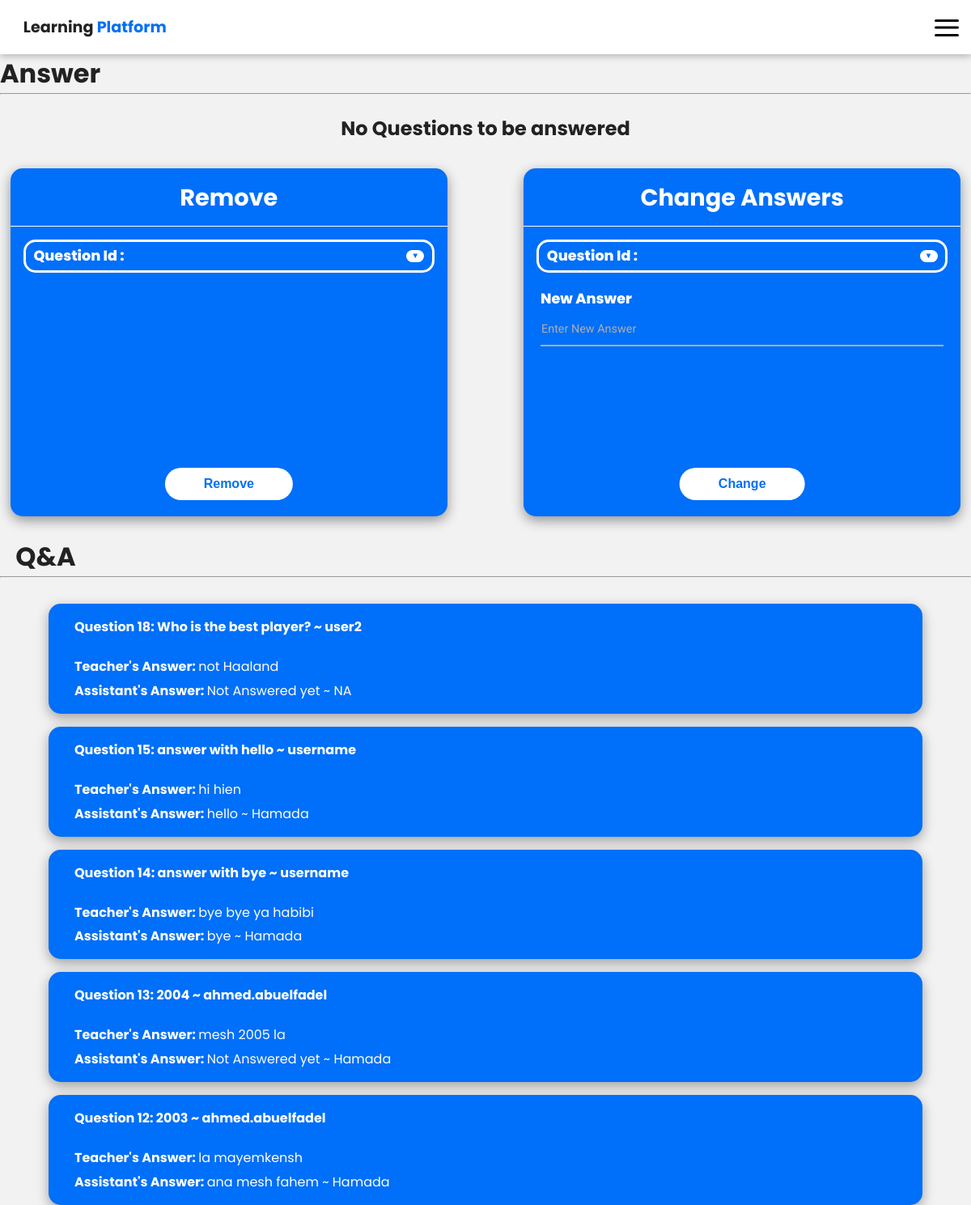
Page /managequestions.php (signed in) on the committed database.
### tables this page shows
CREATE TABLE `questions` (
  `QuestionID` int(11) NOT NULL,
  `Question` varchar(250) NOT NULL,
  `User` varchar(250) NOT NULL,
  `Answer` varchar(250) NOT NULL DEFAULT 'Not Answered yet',
  `Assistant` varchar(250) NOT NULL DEFAULT 'NA',
  `Answered` bit(1) NOT NULL DEFAULT b'0',
  `TeacherAnswer` varchar(255) NOT NULL DEFAULT 'Not Answered yet',
  `TeacherAnswered` bit(1) NOT NULL DEFAULT b'0'
);

### managequestions.php (the view, shortened to what this page needs)
<html lang="en">
<head>
    <link rel="stylesheet" href="styles.css">
</head>
<body>
<?php
    $li = false;
    if(isset($_SESSION['adminloggedin'])){
        $li = $_SESSION['adminloggedin'];}
    if($li){
        echo "<h1>Answer</h1><hr>";
        include "configusers.php";
        $answersql = "SELECT * FROM questions WHERE `TeacherAnswered`= 0 ORDER BY QuestionID ASC LIMIT 1";
        $res = mysqli_query($db, $answersql);
        if(mysqli_num_rows($res)>0){
            while ($question = mysqli_fetch_assoc($res)){
                echo $question['User']." : ";
                echo $question['Question']." : ";
                $id = $question['QuestionID'];
                echo $question['Assistant']." : ";
                echo $question['Answer']." : ";
                ?>
                    <form method="POST" enctype="multipart/form-data">
                        Admin's Answer: <input type="text" name="answer">
                        <input type="submit" name='submitanswer' value="Submit">
                    </form>
                <?php
                if(isset($_POST['submitanswer'])){
                    $ans = $_POST['answer'];
                    if(validName($ans)){
                        $submitadminanswersql = "UPDATE `questions` SET `TeacherAnswer` = '$ans', `TeacherAnswered` = 1 WHERE `QuestionID` = '$id'";
                        if(!mysqli_query($db, $submitadminanswersql)){
                            echo "<div class='pop-up'>Error</div>";
                        } else {
                            echo "<div class='pop-up'>Answer Submitted</div>";
                            header("Refresh:1");
                        }
                    }
                }
            }
        } else {
            echo "<div class='pop-up'>No Questions to be answered</div>";
        }
        $getques2 = $db->query("SELECT * FROM questions"); ?>
        <div class="container">
            <div class="segment">
            <h1 class="title">Remove</h1>
            <div class="line"></div>
            <form method="POST" enctype="multipart/form-data">
                <div class="drop-down" id="drop-down">
                    <div class="name" id="assign-drop">Question Id : <span id="selected-drop"></span></div>
                    <div id="drop-button">▼</div>
                </div>
                <input type="submit" name="removesubmit" value="Remove" class="submit">
            </form>
        </div>
        <div class="segment">
            <h1 class="title" id="change-ans">Change Answers</h1>
            <div class="line"></div>
            <form method="POST" enctype="multipart/form-data">
            <div class="drop-down" id="drop-down2">
                <div class="name" id="assign-drop">Question Id : <span id="selected-drop2"></span></div>
                <div id="drop-button">▼</div>
            </div>
            <div class="after-drop">
                <div class="name">New Answer</div>
                <div class="text-field">
                    <input type="text" required name="newans" placeholder="Enter New Answer">
                </div>
            </div>
            <input type="submit" name="changesubmit" value="Change" class="submit">
        </form>
    </div>
</div>
<h1 class="table-title">Q&A</h1>
<hr>
        <?php
        $viewqssql = "SELECT * FROM questions ORDER BY QuestionID DESC";
        $res = mysqli_query($db, $viewqssql);
        $resultCheck = mysqli_num_rows($res);
        if($resultCheck>0){
            echo "<div class='all-quest'>";
            while ($row = mysqli_fetch_assoc($res)){
                echo "<div class='qa-cont'>";
                echo "<div class='question'><span class='quest-title'>Question ".$row['QuestionID'].": </span>";
                echo $row['Question'];
                echo " ~ ".$row['User'];
                echo "</div>";
                echo "<div class='answer-teacher'><span class='answer-teacher-title'>Teacher's Answer: </span>";
                echo $row['TeacherAnswer'];
                echo "</div>";
                echo "<div class='answer-assistant'><span class='answer-assistant-title'>Assistant's Answer: </span>";
                echo $row['Answer'];
                echo " ~ ".$row['Assistant'];
                echo "</div>";
                echo "</div>";
            }
        } else {
            echo "<div class='pop-up'>No questions</div>";
        }
    }else{
            echo "Access denied<br>";
            echo '<a href="signin.php">Go Home</a><br>';;
    }
?>
</body>
</html>

### styles.css (style rules this page uses)
:root { --background-color: #F2F2F2; --dark-grey:#222222; --light-grey: #dddddd; --primary-color: #006ff9; --secondary-color: #005ff3; --primary-color-light: #85bcff; }
* { margin: 0; padding: 0; box-sizing: border-box; }
body { font-family: "Poppins"; min-width: 370px; max-height: 900px; overflow-x: hidden; }
.container { margin:2em 0.8em 0 0.8em; display: flex; justify-content: space-between; }
.segment { position: relative; color: white; width: 45vw; height:350px; background-color: #006ff9; border-radius: 15px; margin: 0; padding: 0; box-shadow: rgba(0, 0, 0, 0.4) 0px 5px 15px; }
.title { font-size: 1.5rem; position: relative; text-align: center; margin-top: 0.5em; margin-bottom: 0; }
.line { height: 1px; background-color: white; margin-top: 0.8em; }
form .text-field { position: relative; border-bottom: 2px solid #adadad; margin-top: 0; margin-bottom: 1em; }
form { padding: 1em; }
.text-field input { color: white; width: 100%; height: 25px; padding: 0 1px; font-size: 16px; border:none; background:none; outline: none; margin: 0; }
::placeholder { font-size: 0.7rem; font-family: "Roboto"; color: #adadad; }
.name { font-size: 0.8em; font-weight: 800; }
.after-drop { margin:1.2em 0.3em }
.submit { color: var(--primary-color); border: none; font-size: 0.8em; font-weight: bold; border-radius: 25px; padding: 0.7em 3em; background-color: white; cursor: pointer; position: absolute; left:50%; transform: translateX(-50%); bottom:20px; margin-top: 1em; }
.drop-down { border: 3px solid white; padding: 0.3em 0.6em; border-radius: 15px; display: flex; justify-content: space-between; align-items: center; cursor: pointer; }
.drop-down #drop-button { display: flex; justify-content: center; color: var(--primary-color); background-color: white; font-size: 0.6em; font-weight: bold; border-radius: 25px; border: none; height: 15px; width: 22px; }
#assign-drop { font-size: 0.65em; }
.table-title { margin: 0.8em 0 0 0.6em; padding: 0; }
.all-quest { margin-top: 2em; }
.qa-cont { position: relative; color: white; width: 90vw; background-color: #006ff9; border-radius: 15px; box-shadow: rgba(0, 0, 0, 0.35) 0px 5px 15px; padding: 1em 2em; margin: 1em auto; }
.pop-up { font-size: 1.5rem; margin: 1em; font-weight: bold; text-align: center; }
.quest-title, .answer-teacher-title, .answer-assistant-title { font-weight: bold; }
.question { font-size: 1em; font-weight: bold; margin-bottom: 1.5em; }
.answer-teacher { font-size: 1em; margin-bottom: 0.3em; }
@media screen and (min-width: 600px) { .title { font-size: 1.8em; } }
@media screen and (min-width: 600px) { .segment { height: 430px; } }
@media screen and (min-width: 600px) { .name { font-size: 1.1em; } }
@media screen and (min-width: 600px) { .drop-down .name { font-size: 1.1em; } }
@media screen and (min-width: 600px) { #assign-drop { font-size: 1.1em; } }
@media screen and (min-width: 600px) { .text-field input { margin-top: 0.2em; height: 40px; } }
@media screen and (min-width: 600px) { ::placeholder { font-size: 0.9em; } }
@media screen and (min-width: 600px) { .submit { font-size: 1em; } }

### nav-style.css (style rules this page uses)
:root { --background-color: #F2F2F2; --dark-grey:#222222; --light-grey: #272727; --primary-color: #006ff9; --secondary-color: #005ff3; }
* { margin: 0; padding: 0; }
body { font-family: "Poppins"; background-color: var(--background-color); color: var(--dark-grey); min-width: 370px; overflow-x: hidden; }
.nav { display: flex; padding: 0; background-color: white; -webkit-box-shadow: rgba(0, 0, 0, 0.24) 0px 3px 8px; box-shadow: rgba(0, 0, 0, 0.24) 0px 3px 8px; align-items: center; }
.nav .logo { margin: 1em 1.5em; font-size: 1.2em; }
.nav .logo span { color:#006ff9; }
* { margin:0; padding:0; box-sizing:border-box; }
.menu { z-index: 999; width:40px; height:40px; border-radius:5px; cursor:pointer; margin: 10px; display: flex; justify-content: center; align-items: center; margin-left:auto; }
.menu div { width:30px; height:30px; position: relative; }
.menu span { width:30px; background:black; height:3px; border-radius:5px; display:block; position: absolute; top: 50%; left: 50%; transform: translate(-50%, -50%); transition: transform 0.5s, width 0.5s; }
.menu #line1 { transform: translate(-50%,-10px); }
.menu #line3 { transform: translate(-50%,8px); }

### rows in the picture
questions: QuestionID "18", Question "Who is the best player?", User "user2", TeacherAnswer "not Haaland", Answer "Not Answered yet", Assistant "NA"
questions: QuestionID "15", Question "answer with hello", User "username", TeacherAnswer "hi hien", Answer "hello", Assistant "Hamada"
questions: QuestionID "14", Question "answer with bye", User "username", TeacherAnswer "bye bye ya habibi", Answer "bye", Assistant "Hamada"
questions: QuestionID "13", Question "2004", User "ahmed.abuelfadel", TeacherAnswer "mesh 2005 la", Answer "Not Answered yet", Assistant "Hamada"
questions: QuestionID "12", Question "2003", User "ahmed.abuelfadel", TeacherAnswer "la mayemkensh", Answer "ana mesh fahem", Assistant "Hamada"
